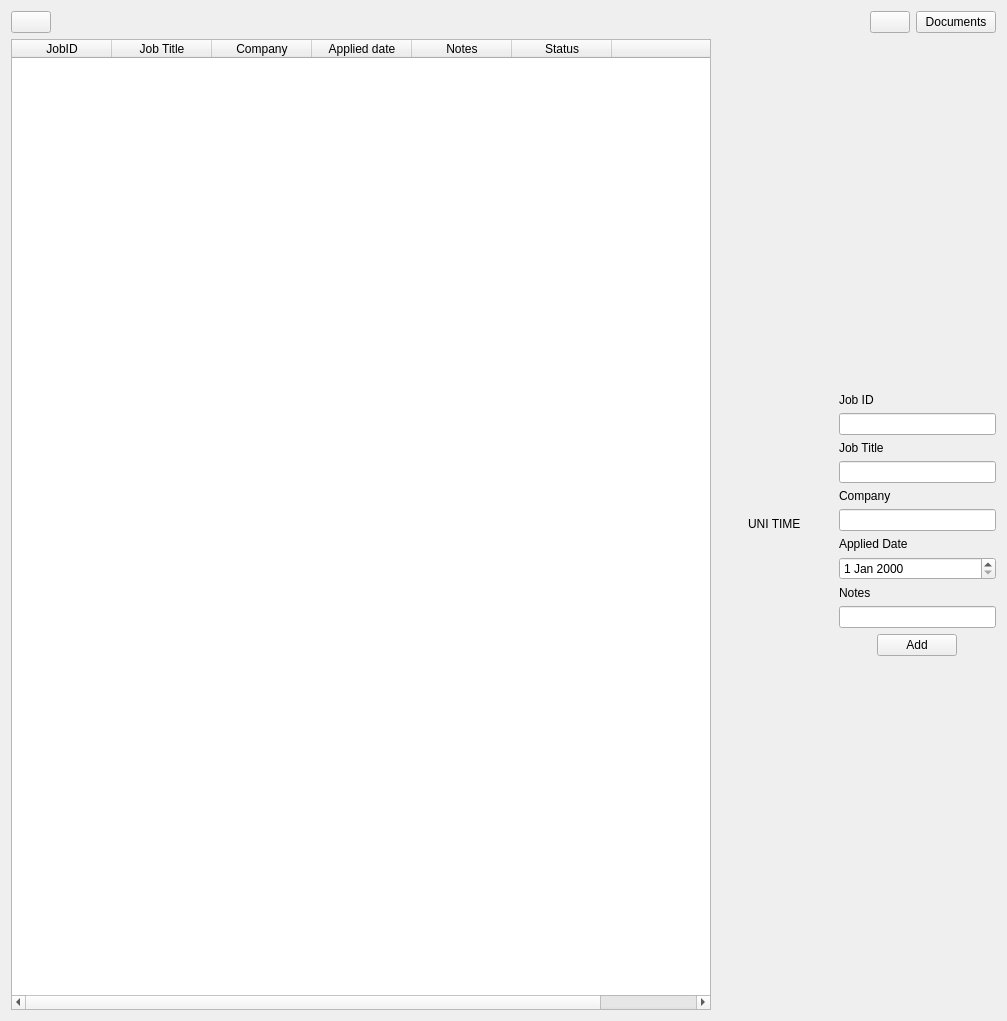
<?xml version="1.0" encoding="UTF-8"?>
<ui version="4.0">
 <class>Form</class>
 <widget class="QWidget" name="Form">
  <property name="geometry">
   <rect>
    <x>0</x>
    <y>0</y>
    <width>1007</width>
    <height>1021</height>
   </rect>
  </property>
  <property name="windowTitle">
   <string>Form</string>
  </property>
  <layout class="QGridLayout" name="gridLayout">
   <item row="3" column="14">
    <layout class="QVBoxLayout" name="verticalLayout">
     <item>
      <spacer name="verticalSpacer_2">
       <property name="orientation">
        <enum>Qt::Orientation::Vertical</enum>
       </property>
       <property name="sizeHint" stdset="0">
        <size>
         <width>20</width>
         <height>40</height>
        </size>
       </property>
      </spacer>
     </item>
     <item>
      <widget class="QLabel" name="jIdLabel">
       <property name="text">
        <string>Job ID</string>
       </property>
      </widget>
     </item>
     <item>
      <widget class="QLineEdit" name="jobIdField">
       <property name="text">
        <string/>
       </property>
      </widget>
     </item>
     <item>
      <widget class="QLabel" name="jTitleLabel">
       <property name="text">
        <string>Job Title</string>
       </property>
      </widget>
     </item>
     <item>
      <widget class="QLineEdit" name="JTitleField"/>
     </item>
     <item>
      <widget class="QLabel" name="DescriptionLabel">
       <property name="text">
        <string>Company</string>
       </property>
      </widget>
     </item>
     <item>
      <widget class="QLineEdit" name="CField"/>
     </item>
     <item>
      <widget class="QLabel" name="aDateLabel">
       <property name="text">
        <string>Applied Date</string>
       </property>
      </widget>
     </item>
     <item>
      <widget class="QDateEdit" name="aDateField"/>
     </item>
     <item>
      <widget class="QLabel" name="notesLabel">
       <property name="text">
        <string>Notes</string>
       </property>
      </widget>
     </item>
     <item>
      <widget class="QLineEdit" name="notesField"/>
     </item>
     <item alignment="Qt::AlignmentFlag::AlignHCenter">
      <widget class="QPushButton" name="addButton">
       <property name="text">
        <string>Add</string>
       </property>
      </widget>
     </item>
     <item>
      <spacer name="verticalSpacer">
       <property name="orientation">
        <enum>Qt::Orientation::Vertical</enum>
       </property>
       <property name="sizeHint" stdset="0">
        <size>
         <width>20</width>
         <height>40</height>
        </size>
       </property>
      </spacer>
     </item>
    </layout>
   </item>
   <item row="0" column="14">
    <layout class="QHBoxLayout" name="horizontalLayout">
     <property name="sizeConstraint">
      <enum>QLayout::SizeConstraint::SetMaximumSize</enum>
     </property>
     <item>
      <spacer name="horizontalSpacer_4">
       <property name="orientation">
        <enum>Qt::Orientation::Horizontal</enum>
       </property>
       <property name="sizeHint" stdset="0">
        <size>
         <width>40</width>
         <height>20</height>
        </size>
       </property>
      </spacer>
     </item>
     <item alignment="Qt::AlignmentFlag::AlignRight">
      <widget class="QPushButton" name="pushButton">
       <property name="text">
        <string/>
       </property>
       <property name="icon">
        <iconset>
         <normaloff>../uni_time/Assets/dlt_icon.svg</normaloff>../uni_time/Assets/dlt_icon.svg</iconset>
       </property>
      </widget>
     </item>
     <item alignment="Qt::AlignmentFlag::AlignRight">
      <widget class="QPushButton" name="docbtn">
       <property name="text">
        <string>Documents</string>
       </property>
      </widget>
     </item>
    </layout>
   </item>
   <item row="3" column="7">
    <spacer name="horizontalSpacer">
     <property name="orientation">
      <enum>Qt::Orientation::Horizontal</enum>
     </property>
     <property name="sizeHint" stdset="0">
      <size>
       <width>40</width>
       <height>20</height>
      </size>
     </property>
    </spacer>
   </item>
   <item row="3" column="0">
    <layout class="QHBoxLayout" name="horizontalLayout_5">
     <property name="sizeConstraint">
      <enum>QLayout::SizeConstraint::SetMaximumSize</enum>
     </property>
     <item>
      <widget class="QTableWidget" name="jobTable">
       <property name="minimumSize">
        <size>
         <width>700</width>
         <height>0</height>
        </size>
       </property>
       <property name="maximumSize">
        <size>
         <width>600</width>
         <height>16777215</height>
        </size>
       </property>
       <column>
        <property name="text">
         <string>JobID</string>
        </property>
       </column>
       <column>
        <property name="text">
         <string>Job Title</string>
        </property>
       </column>
       <column>
        <property name="text">
         <string>Company</string>
        </property>
       </column>
       <column>
        <property name="text">
         <string>Applied date</string>
        </property>
       </column>
       <column>
        <property name="text">
         <string>Notes</string>
        </property>
       </column>
       <column>
        <property name="text">
         <string>Status</string>
        </property>
       </column>
       <column>
        <property name="text">
         <string/>
        </property>
       </column>
      </widget>
     </item>
    </layout>
   </item>
   <item row="0" column="0" alignment="Qt::AlignmentFlag::AlignLeft">
    <widget class="QPushButton" name="backbtn">
     <property name="text">
      <string/>
     </property>
     <property name="icon">
      <iconset>
       <normaloff>uni_time/Assets/Delete Vector Icon.svg</normaloff>uni_time/Assets/Delete Vector Icon.svg</iconset>
     </property>
    </widget>
   </item>
   <item row="3" column="6" alignment="Qt::AlignmentFlag::AlignHCenter|Qt::AlignmentFlag::AlignVCenter">
    <widget class="QLabel" name="label">
     <property name="text">
      <string>UNI TIME</string>
     </property>
    </widget>
   </item>
   <item row="3" column="1">
    <spacer name="horizontalSpacer_2">
     <property name="orientation">
      <enum>Qt::Orientation::Horizontal</enum>
     </property>
     <property name="sizeHint" stdset="0">
      <size>
       <width>40</width>
       <height>20</height>
      </size>
     </property>
    </spacer>
   </item>
  </layout>
 </widget>
 <resources/>
 <connections/>
</ui>
